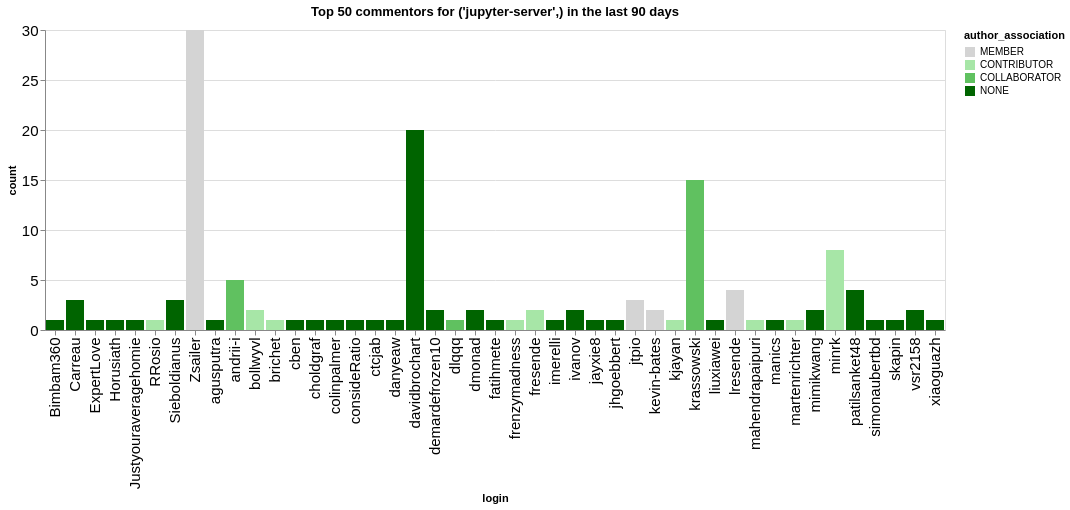

Notebook source saved alongside this figure:
### Code cell
n_plot = 50
charts = []
for ii, (iorg, idata) in enumerate(commentors.groupby(['org'])):
    title = f"Top {n_plot} commentors for {iorg} in the last {n_days} days"
    idata = idata.groupby('login', as_index=False).agg({'count': 'sum', 'author_association': 'first'})
    idata = idata.sort_values('count', ascending=False).head(n_plot)
    ch = alt.Chart(data=idata.head(n_plot), title=title).mark_bar().encode(
        x='login',
        y='count',
        color=alt.Color('author_association', scale=alt.Scale(domain=author_types, range=author_colors))
    )
    charts.append(ch)
alt.hconcat(*charts)

### Figure 1 — Vega-Lite specification as saved in the notebook (floating-point values rounded to 4 significant figures)
{"config": {"axisLeft": {"labelFontSize": 15}, "axisBottom": {"labelFontSize": 15}}, "hconcat": [{"mark": {"type": "bar"}, "encoding": {"color": {"field": "author_association", "scale": {"domain": ["MEMBER", "CONTRIBUTOR", "COLLABORATOR", "NONE"], "range": ["rgb(211.82745098039214, 211.82745098039214, 211.82745098039214)", "rgb(166.98562091503268, 229.89803921568628, 166.98562091503268)", "rgb(96.37647058823529, 192.75294117647059, 96.37647058823529)", "rgb(0.0, 100.3921568627451, 0.0)"]}, "type": "nominal"}, "x": {"field": "login", "type": "nominal"}, "y": {"field": "count", "type": "quantitative"}}, "title": "Top 50 commentors for ('jupyter-server',) in the last 90 days"}], "data": {"name": "data-d1b0bc7483a2d7f3d4e9ad910e93e408"}, "$schema": "https://vega.github.io/schema/vega-lite/v5.20.1.json", "datasets": {"data-d1b0bc7483a2d7f3d4e9ad910e93e408": [{"login": "Zsailer", "count": 30, "author_association": "MEMBER"}, {"login": "davidbrochart", "count": 20, "author_association": "NONE"}, {"login": "krassowski", "count": 15, "author_association": "COLLABORATOR"}, {"login": "minrk", "count": 8, "author_association": "CONTRIBUTOR"}, {"login": "andrii-i", "count": 5, "author_association": "COLLABORATOR"}, {"login": "patilsanket48", "count": 4, "author_association": "NONE"}, {"login": "lresende", "count": 4, "author_association": "MEMBER"}, {"login": "jtpio", "count": 3, "author_association": "MEMBER"}, {"login": "Sieboldianus", "count": 3, "author_association": "NONE"}, {"login": "Carreau", "count": 3, "author_association": "NONE"}, {"login": "fresende", "count": 2, "author_association": "CONTRIBUTOR"}, {"login": "demardefrozen10", "count": 2, "author_association": "NONE"}, {"login": "bollwyvl", "count": 2, "author_association": "CONTRIBUTOR"}, {"login": "kevin-bates", "count": 2, "author_association": "MEMBER"}, {"login": "vsr2158", "count": 2, "author_association": "NONE"}, {"login": "mimikwang", "count": 2, "author_association": "NONE"}, {"login": "dmonad", "count": 2, "author_association": "NONE"}, {"login": "ivanov", "count": 2, "author_association": "NONE"}, {"login": "ExpertLove", "count": 1, "author_association": "NONE"}, {"login": "Horusiath", "count": 1, "author_association": "NONE"}, {"login": "Justyouraveragehomie", "count": 1, "author_association": "NONE"}, {"login": "cben", "count": 1, "author_association": "NONE"}, {"login": "brichet", "count": 1, "author_association": "CONTRIBUTOR"}, {"login": "RRosio", "count": 1, "author_association": "CONTRIBUTOR"}, {"login": "agusputra", "count": 1, "author_association": "NONE"}, {"login": "Bimbam360", "count": 1, "author_association": "NONE"}, {"login": "ctcjab", "count": 1, "author_association": "NONE"}, {"login": "choldgraf", "count": 1, "author_association": "NONE"}, {"login": "colinpalmer", "count": 1, "author_association": "NONE"}, {"login": "jhgoebbert", "count": 1, "author_association": "NONE"}, {"login": "jayxie8", "count": 1, "author_association": "NONE"}, {"login": "imerelli", "count": 1, "author_association": "NONE"}, {"login": "frenzymadness", "count": 1, "author_association": "CONTRIBUTOR"}, {"login": "fatihmete", "count": 1, "author_association": "NONE"}, {"login": "consideRatio", "count": 1, "author_association": "NONE"}, {"login": "danyeaw", "count": 1, "author_association": "NONE"}, {"login": "dlqqq", "count": 1, "author_association": "COLLABORATOR"}, {"login": "manics", "count": 1, "author_association": "NONE"}, {"login": "mahendrapaipuri", "count": 1, "author_association": "CONTRIBUTOR"}, {"login": "liuxiawei", "count": 1, "author_association": "NONE"}, {"login": "kjayan", "count": 1, "author_association": "CONTRIBUTOR"}, {"login": "martenrichter", "count": 1, "author_association": "CONTRIBUTOR"}, {"login": "simonaubertbd", "count": 1, "author_association": "NONE"}, {"login": "skapin", "count": 1, "author_association": "NONE"}, {"login": "xiaoguazh", "count": 1, "author_association": "NONE"}]}}
